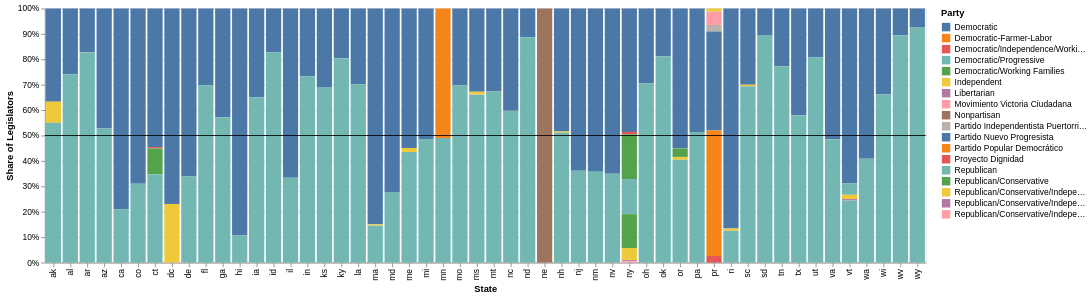

This figure's notebook cell:
### Markdown cell above
## Part 2: Party Breakdown

We'll now take a look at party control. We can start with essentially the same chart.

### 2.0 - Party Control

Copy your code from 1.2 above & modify it to use party instead of gender.  Your graph will wind up with too many parties, see `imgs/ex2.0.png`.

### Code cell
# Same as before but group by party instead of gender
def party_control_raw(df):
    counts = (
        df.groupby(["state", "party"])
        .size()
        .reset_index(name="count")
    )

    bars = alt.Chart(counts).mark_bar().encode(
        x=alt.X("state:N", title="State"),
        y=alt.Y(
            "count:Q",
            stack="normalize",
            axis=alt.Axis(format=".0%"),
            title="Share of Legislators"
        ),
        color=alt.Color("party:N", title="Party")
    )

    line = alt.Chart().mark_rule(color="black").encode(
        y=alt.datum(0.5)
    )

    return bars + line


party_control_raw(legislators_df())

### Figure 1 — Vega-Lite specification as saved in the notebook (floating-point values rounded to 4 significant figures)
{"config": {"view": {"continuousWidth": 300, "continuousHeight": 300}}, "layer": [{"data": {"name": "data-4f9def4f9bdd42c6c4480494f6255c70"}, "mark": {"type": "bar"}, "encoding": {"color": {"field": "party", "title": "Party", "type": "nominal"}, "x": {"field": "state", "title": "State", "type": "nominal"}, "y": {"axis": {"format": ".0%"}, "field": "count", "stack": "normalize", "title": "Share of Legislators", "type": "quantitative"}}}, {"data": {"name": "empty"}, "mark": {"type": "rule", "color": "black"}, "encoding": {"y": {"datum": 0.5}}}], "$schema": "https://vega.github.io/schema/vega-lite/v6.4.1.json", "datasets": {"data-4f9def4f9bdd42c6c4480494f6255c70": [{"state": "ak", "party": "Democratic", "count": 22}, {"state": "ak", "party": "Independent", "count": 5}, {"state": "ak", "party": "Republican", "count": 33}, {"state": "al", "party": "Democratic", "count": 36}, {"state": "al", "party": "Republican", "count": 103}, {"state": "ar", "party": "Democratic", "count": 23}, {"state": "ar", "party": "Republican", "count": 110}, {"state": "az", "party": "Democratic", "count": 42}, {"state": "az", "party": "Republican", "count": 47}, {"state": "ca", "party": "Democratic", "count": 94}, {"state": "ca", "party": "Republican", "count": 25}, {"state": "co", "party": "Democratic", "count": 69}, {"state": "co", "party": "Republican", "count": 31}, {"state": "ct", "party": "Democratic", "count": 102}, {"state": "ct", "party": "Democratic/Independence/Working Families", "count": 1}, {"state": "ct", "party": "Democratic/Working Families", "count": 19}, {"state": "ct", "party": "Republican", "count": 65}, {"state": "dc", "party": "Democratic", "count": 10}, {"state": "dc", "party": "Independent", "count": 3}, {"state": "de", "party": "Democratic", "count": 41}, {"state": "de", "party": "Republican", "count": 21}, {"state": "fl", "party": "Democratic", "count": 48}, {"state": "fl", "party": "Republican", "count": 111}, {"state": "ga", "party": "Democratic", "count": 101}, {"state": "ga", "party": "Republican", "count": 135}, {"state": "hi", "party": "Democratic", "count": 67}, {"state": "hi", "party": "Republican", "count": 8}, {"state": "ia", "party": "Democratic", "count": 52}, {"state": "ia", "party": "Republican", "count": 97}, {"state": "id", "party": "Democratic", "count": 18}, {"state": "id", "party": "Republican", "count": 86}, {"state": "il", "party": "Democratic", "count": 118}, {"state": "il", "party": "Republican", "count": 59}, {"state": "in", "party": "Democratic", "count": 40}, {"state": "in", "party": "Republican", "count": 110}, {"state": "ks", "party": "Democratic", "count": 51}, {"state": "ks", "party": "Republican", "count": 114}, {"state": "ky", "party": "Democratic", "count": 27}, {"state": "ky", "party": "Republican", "count": 111}, {"state": "la", "party": "Democratic", "count": 43}, {"state": "la", "party": "Republican", "count": 101}, {"state": "ma", "party": "Democratic", "count": 169}, {"state": "ma", "party": "Independent", "count": 1}, {"state": "ma", "party": "Republican", "count": 29}, {"state": "md", "party": "Democratic", "count": 135}, {"state": "md", "party": "Republican", "count": 52}, {"state": "me", "party": "Democratic", "count": 101}, {"state": "me", "party": "Independent", "count": 3}, {"state": "me", "party": "Republican", "count": 80}, {"state": "mi", "party": "Democratic", "count": 76}, {"state": "mi", "party": "Republican", "count": 72}, {"state": "mn", "party": "Democratic-Farmer-Labor", "count": 101}, {"state": "mn", "party": "Republican", "count": 97}, {"state": "mo", "party": "Democratic", "count": 58}, {"state": "mo", "party": "Republican", "count": 134}, {"state": "ms", "party": "Democratic", "count": 57}, {"state": "ms", "party": "Independent", "count": 2}, {"state": "ms", "party": "Republican", "count": 115}, {"state": "mt", "party": "Democratic", "count": 49}, {"state": "mt", "party": "Republican", "count": 101}, {"state": "nc", "party": "Democratic", "count": 68}, {"state": "nc", "party": "Republican", "count": 101}, {"state": "nd", "party": "Democratic", "count": 16}, {"state": "nd", "party": "Republican", "count": 125}, {"state": "ne", "party": "Nonpartisan", "count": 49}, {"state": "nh", "party": "Democratic", "count": 203}, {"state": "nh", "party": "Independent", "count": 2}, {"state": "nh", "party": "Republican", "count": 214}, {"state": "nj", "party": "Democratic", "count": 76}, {"state": "nj", "party": "Republican", "count": 43}, {"state": "nm", "party": "Democratic", "count": 72}, {"state": "nm", "party": "Republican", "count": 40}, {"state": "nv", "party": "Democratic", "count": 39}, {"state": "nv", "party": "Republican", "count": 21}, {"state": "ny", "party": "Democratic", "count": 102}, {"state": "ny", "party": "Democratic/Independence/Working Families", "count": 2}, {"state": "ny", "party": "Democratic/Working Families", "count": 37}, {"state": "ny", "party": "Republican", "count": 29}, {"state": "ny", "party": "Republican/Conservative", "count": 28}, {"state": "ny", "party": "Republican/Conservative/Independence", "count": 10}, {"state": "ny", "party": "Republican/Conservative/Independence/Libertarian", "count": 1}, {"state": "ny", "party": "Republican/Conservative/Independence/Reform", "count": 1}, {"state": "oh", "party": "Democratic", "count": 39}, {"state": "oh", "party": "Republican", "count": 93}, {"state": "ok", "party": "Democratic", "count": 28}, {"state": "ok", "party": "Republican", "count": 121}, {"state": "or", "party": "Democratic", "count": 49}, {"state": "or", "party": "Democratic/Working Families", "count": 3}, {"state": "or", "party": "Independent", "count": 1}, {"state": "or", "party": "Republican", "count": 36}, {"state": "pa", "party": "Democratic", "count": 122}, {"state": "pa", "party": "Republican", "count": 129}, {"state": "pr", "party": "Independent", "count": 1}, {"state": "pr", "party": "Movimiento Victoria Ciudadana", "count": 4}, {"state": "pr", "party": "Partido Independentista Puertorriqueño", "count": 2}, {"state": "pr", "party": "Partido Nuevo Progresista", "count": 30}, {"state": "pr", "party": "Partido Popular Democrático", "count": 38}, {"state": "pr", "party": "Proyecto Dignidad", "count": 2}, {"state": "ri", "party": "Democratic", "count": 97}, {"state": "ri", "party": "Independent", "count": 1}, {"state": "ri", "party": "Republican", "count": 14}, {"state": "sc", "party": "Democratic", "count": 51}, {"state": "sc", "party": "Independent", "count": 1}, {"state": "sc", "party": "Republican", "count": 118}, {"state": "sd", "party": "Democratic", "count": 11}, {"state": "sd", "party": "Republican", "count": 94}, {"state": "tn", "party": "Democratic", "count": 30}, {"state": "tn", "party": "Republican", "count": 102}, {"state": "tx", "party": "Democratic", "count": 76}, {"state": "tx", "party": "Republican", "count": 105}, {"state": "ut", "party": "Democratic", "count": 20}, {"state": "ut", "party": "Republican", "count": 84}, {"state": "va", "party": "Democratic", "count": 72}, {"state": "va", "party": "Republican", "count": 68}, {"state": "vt", "party": "Democratic", "count": 124}, {"state": "vt", "party": "Democratic/Progressive", "count": 8}, {"state": "vt", "party": "Independent", "count": 3}, {"state": "vt", "party": "Libertarian", "count": 1}, {"state": "vt", "party": "Republican", "count": 44}, {"state": "wa", "party": "Democratic", "count": 87}, {"state": "wa", "party": "Republican", "count": 60}, {"state": "wi", "party": "Democratic", "count": 44}, {"state": "wi", "party": "Republican", "count": 86}, {"state": "wv", "party": "Democratic", "count": 14}, {"state": "wv", "party": "Republican", "count": 119}, {"state": "wy", "party": "Democratic", "count": 7}, {"state": "wy", "party": "Republican", "count": 86}], "empty": [{}]}}
